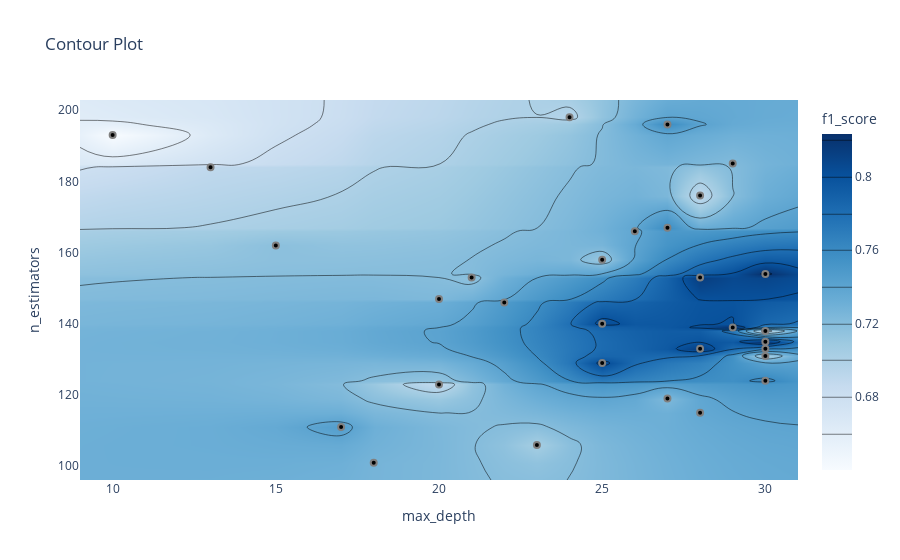

The notebook cell this image was saved under:
### Code cell
optuna.visualization.plot_contour(study, params=["max_depth", "n_estimators"],
                                  target_name="f1_score")

### Figure 1 — Plotly figure (JSON) as saved in the notebook; plotly's stock layout.template omitted (floating-point values rounded to 4 significant figures; data arrays with more than 128 entries replaced by an {"elided": "..."} marker saying what was removed)
{"data": [{"colorbar": {"title": {"text": "f1_score"}}, "colorscale": [[0, "rgb(247,251,255)"], [0.125, "rgb(222,235,247)"], [0.25, "rgb(198,219,239)"], [0.375, "rgb(158,202,225)"], [0.5, "rgb(107,174,214)"], [0.625, "rgb(66,146,198)"], [0.75, "rgb(33,113,181)"], [0.875, "rgb(8,81,156)"], [1, "rgb(8,48,107)"]], "connectgaps": true, "contours": {"coloring": "heatmap"}, "hoverinfo": "none", "line": {"smoothing": 1.3}, "reversescale": false, "type": "contour", "x": [9, 10, 13, 15, 17, 18, 20, 21, 22, 23, 24, 25, 26, 27, 28, 29, 30, 31], "y": [96.15, 101, 106, 111, 115, 119, 123, 124, 129, 131, 133, 135, 138, 139, 140, 146, 147, 153, 154, 158, 162, 166, 167, 176, 184, 185, 193, 196, 198, 202.8], "z": {"elided": "30x18 float values"}}, {"marker": {"color": "black", "line": {"color": "Gray", "width": 2}}, "mode": "markers", "name": "Feasible Trial", "showlegend": false, "type": "scatter", "x": [17, 15, 29, 27, 20, 13, 30, 20, 25, 23, 30, 26, 27, 10, 24, 30, 30, 22, 27, 28, 28, 30, 28, 25, 30, 21, 28, 25, 18, 29], "y": [111, 162, 185, 167, 123, 184, 154, 147, 158, 106, 138, 166, 196, 193, 198, 133, 131, 146, 119, 133, 176, 135, 153, 140, 124, 153, 115, 129, 101, 139]}, {"marker": {"color": "#cccccc", "line": {"color": "Gray", "width": 2}}, "mode": "markers", "name": "Infeasible Trial", "showlegend": false, "type": "scatter", "x": [], "y": []}], "layout": {"title": {"text": "Contour Plot"}, "xaxis": {"range": [9, 31], "title": {"text": "max_depth"}}, "yaxis": {"range": [96.15, 202.8], "title": {"text": "n_estimators"}}}}
